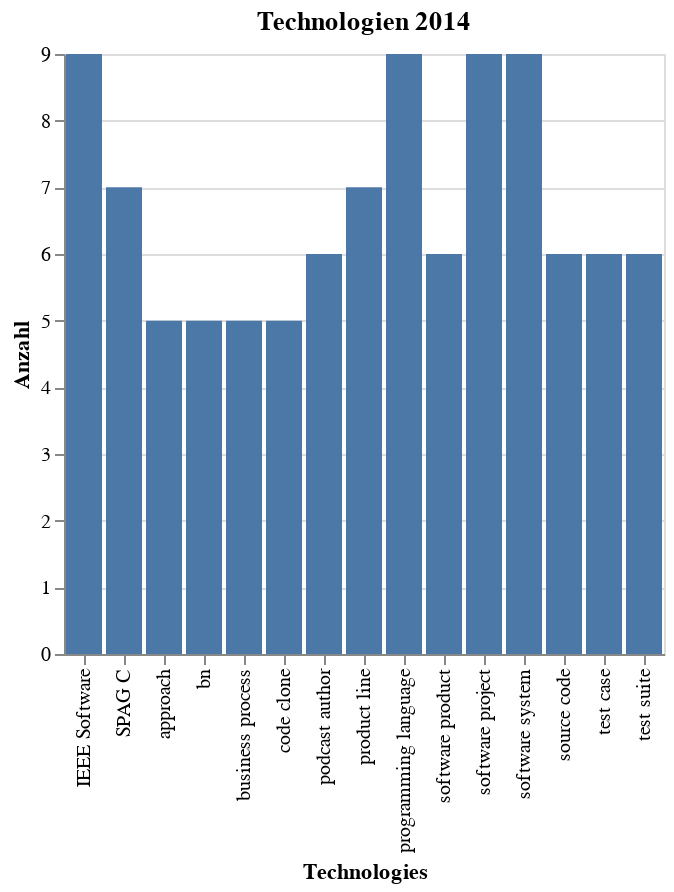

Notebook cell for this chart:
### Markdown cell above
### Balkendiagramm 2014

### Code cell
year = 2014
d = data_words[year].nlargest(anzahl_top_topics).sort_values(ascending=False)
source = pd.DataFrame({'Technologies': d.index,
                            'Anzahl': d})
alt.Chart(source).mark_bar().encode(
        x='Technologies:O',
        y='Anzahl:Q'
    ).properties(
    title=f'Technologien {year}')

### Figure 1 — Vega-Lite specification as saved in the notebook (floating-point values rounded to 4 significant figures)
{"config": {"view": {"continuousWidth": 400, "continuousHeight": 300}}, "data": {"name": "data-65f51caf334f8ae7ca414bfcba510105"}, "mark": "bar", "encoding": {"x": {"type": "ordinal", "field": "Technologies"}, "y": {"type": "quantitative", "field": "Anzahl"}}, "title": "Technologien 2014", "$schema": "https://vega.github.io/schema/vega-lite/v4.8.1.json", "datasets": {"data-65f51caf334f8ae7ca414bfcba510105": [{"Technologies": "software system", "Anzahl": 9}, {"Technologies": "software project", "Anzahl": 9}, {"Technologies": "programming language", "Anzahl": 9}, {"Technologies": "IEEE Software", "Anzahl": 9}, {"Technologies": "product line", "Anzahl": 7}, {"Technologies": "SPAG C", "Anzahl": 7}, {"Technologies": "test suite", "Anzahl": 6}, {"Technologies": "test case", "Anzahl": 6}, {"Technologies": "source code", "Anzahl": 6}, {"Technologies": "software product", "Anzahl": 6}, {"Technologies": "podcast author", "Anzahl": 6}, {"Technologies": "code clone", "Anzahl": 5}, {"Technologies": "business process", "Anzahl": 5}, {"Technologies": "bn", "Anzahl": 5}, {"Technologies": "approach", "Anzahl": 5}]}}
